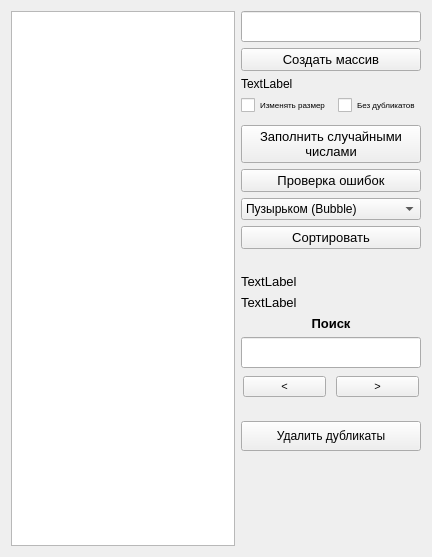
<?xml version="1.0" encoding="UTF-8"?>
<ui version="4.0">
 <class>Widget</class>
 <widget class="QWidget" name="Widget">
  <property name="geometry">
   <rect>
    <x>0</x>
    <y>0</y>
    <width>432</width>
    <height>557</height>
   </rect>
  </property>
  <property name="windowTitle">
   <string>Array Sorter</string>
  </property>
  <layout class="QGridLayout" name="gridLayout" columnstretch="0,0,0,0">
   <item row="12" column="2" colspan="2">
    <widget class="QLabel" name="searchHeadLabel">
     <property name="font">
      <font>
       <pointsize>10</pointsize>
       <weight>75</weight>
       <bold>true</bold>
      </font>
     </property>
     <property name="text">
      <string>Поиск</string>
     </property>
     <property name="alignment">
      <set>Qt::AlignCenter</set>
     </property>
    </widget>
   </item>
   <item row="5" column="2" colspan="2">
    <widget class="QPushButton" name="fillRandomButton">
     <property name="font">
      <font>
       <pointsize>10</pointsize>
      </font>
     </property>
     <property name="text">
      <string>Заполнить случайными 
числами</string>
     </property>
    </widget>
   </item>
   <item row="13" column="2" colspan="2">
    <widget class="QLineEdit" name="searchEdit">
     <property name="font">
      <font>
       <pointsize>14</pointsize>
      </font>
     </property>
    </widget>
   </item>
   <item row="1" column="2" colspan="2">
    <widget class="QPushButton" name="createArrayButton">
     <property name="font">
      <font>
       <pointsize>10</pointsize>
      </font>
     </property>
     <property name="text">
      <string>Создать массив</string>
     </property>
    </widget>
   </item>
   <item row="10" column="2" colspan="2">
    <widget class="QLabel" name="minValueLabel">
     <property name="font">
      <font>
       <pointsize>10</pointsize>
      </font>
     </property>
     <property name="text">
      <string>TextLabel</string>
     </property>
    </widget>
   </item>
   <item row="11" column="2" colspan="2">
    <widget class="QLabel" name="maxValueLabel">
     <property name="font">
      <font>
       <pointsize>10</pointsize>
      </font>
     </property>
     <property name="text">
      <string>TextLabel</string>
     </property>
    </widget>
   </item>
   <item row="2" column="2">
    <widget class="QLabel" name="arrayCountLabel">
     <property name="text">
      <string>TextLabel</string>
     </property>
    </widget>
   </item>
   <item row="0" column="2" colspan="2">
    <widget class="QLineEdit" name="arrayCountEdit">
     <property name="font">
      <font>
       <pointsize>14</pointsize>
      </font>
     </property>
     <property name="text">
      <string/>
     </property>
    </widget>
   </item>
   <item row="3" column="2">
    <widget class="QCheckBox" name="useCurrentSizeCheckBox">
     <property name="font">
      <font>
       <pointsize>6</pointsize>
      </font>
     </property>
     <property name="text">
      <string>Изменять размер</string>
     </property>
    </widget>
   </item>
   <item row="7" column="2" colspan="2">
    <widget class="QComboBox" name="sortCmb">
     <item>
      <property name="text">
       <string>Пузырьком (Bubble)</string>
      </property>
     </item>
     <item>
      <property name="text">
       <string>Быстрая (Quick)</string>
      </property>
     </item>
     <item>
      <property name="text">
       <string>Расческа (Comb)</string>
      </property>
     </item>
     <item>
      <property name="text">
       <string>Гномья (Gnome)</string>
      </property>
     </item>
     <item>
      <property name="text">
       <string>Обезьянья (Bogo)</string>
      </property>
     </item>
    </widget>
   </item>
   <item row="16" column="2" colspan="2">
    <widget class="QLabel" name="searchCountLabel">
     <property name="font">
      <font>
       <pointsize>7</pointsize>
      </font>
     </property>
     <property name="text">
      <string/>
     </property>
    </widget>
   </item>
   <item row="8" column="2" colspan="2">
    <widget class="QPushButton" name="sortButton">
     <property name="font">
      <font>
       <pointsize>10</pointsize>
      </font>
     </property>
     <property name="text">
      <string>Сортировать</string>
     </property>
    </widget>
   </item>
   <item row="14" column="2" rowspan="2" colspan="2">
    <layout class="QHBoxLayout" name="searchButtonsLayout">
     <property name="spacing">
      <number>10</number>
     </property>
     <property name="leftMargin">
      <number>2</number>
     </property>
     <property name="topMargin">
      <number>2</number>
     </property>
     <property name="rightMargin">
      <number>2</number>
     </property>
     <property name="bottomMargin">
      <number>2</number>
     </property>
     <item>
      <widget class="QPushButton" name="searchBackButton">
       <property name="font">
        <font>
         <pointsize>8</pointsize>
         <weight>50</weight>
         <bold>false</bold>
        </font>
       </property>
       <property name="text">
        <string>&lt;</string>
       </property>
      </widget>
     </item>
     <item>
      <widget class="QPushButton" name="searchForwardButton">
       <property name="font">
        <font>
         <pointsize>8</pointsize>
         <weight>50</weight>
         <bold>false</bold>
        </font>
       </property>
       <property name="text">
        <string>&gt;</string>
       </property>
      </widget>
     </item>
    </layout>
   </item>
   <item row="6" column="2" colspan="2">
    <widget class="QPushButton" name="checkErrorButton">
     <property name="font">
      <font>
       <pointsize>10</pointsize>
      </font>
     </property>
     <property name="text">
      <string>Проверка ошибок</string>
     </property>
    </widget>
   </item>
   <item row="17" column="2" colspan="2">
    <widget class="QPushButton" name="removeDublicatesButton">
     <property name="minimumSize">
      <size>
       <width>0</width>
       <height>30</height>
      </size>
     </property>
     <property name="text">
      <string>Удалить дубликаты</string>
     </property>
    </widget>
   </item>
   <item row="0" column="0" rowspan="20">
    <widget class="QTableWidget" name="dataTable">
     <property name="minimumSize">
      <size>
       <width>180</width>
       <height>0</height>
      </size>
     </property>
     <property name="selectionMode">
      <enum>QAbstractItemView::SingleSelection</enum>
     </property>
     <property name="selectionBehavior">
      <enum>QAbstractItemView::SelectRows</enum>
     </property>
     <attribute name="horizontalHeaderStretchLastSection">
      <bool>true</bool>
     </attribute>
    </widget>
   </item>
   <item row="9" column="2" colspan="2">
    <widget class="QLabel" name="sortTimeLabel">
     <property name="font">
      <font>
       <pointsize>8</pointsize>
      </font>
     </property>
     <property name="text">
      <string/>
     </property>
     <property name="alignment">
      <set>Qt::AlignCenter</set>
     </property>
    </widget>
   </item>
   <item row="3" column="3">
    <widget class="QCheckBox" name="removeDublicatesCheckBox">
     <property name="font">
      <font>
       <pointsize>6</pointsize>
      </font>
     </property>
     <property name="text">
      <string>Без дубликатов</string>
     </property>
    </widget>
   </item>
   <item row="19" column="2">
    <spacer name="verticalSpacer">
     <property name="orientation">
      <enum>Qt::Vertical</enum>
     </property>
     <property name="sizeType">
      <enum>QSizePolicy::Expanding</enum>
     </property>
     <property name="sizeHint" stdset="0">
      <size>
       <width>20</width>
       <height>20</height>
      </size>
     </property>
    </spacer>
   </item>
  </layout>
 </widget>
 <resources/>
 <connections/>
</ui>
